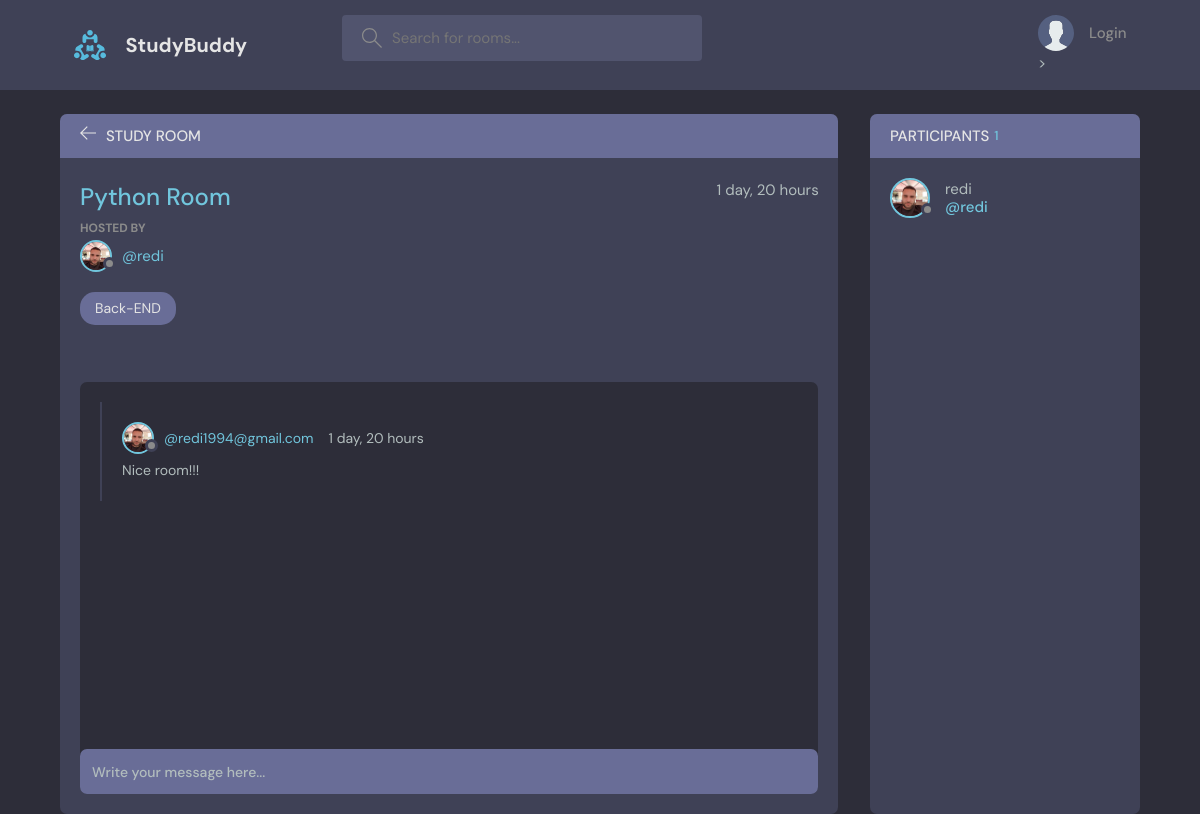
The app's page /room/1/, older data.
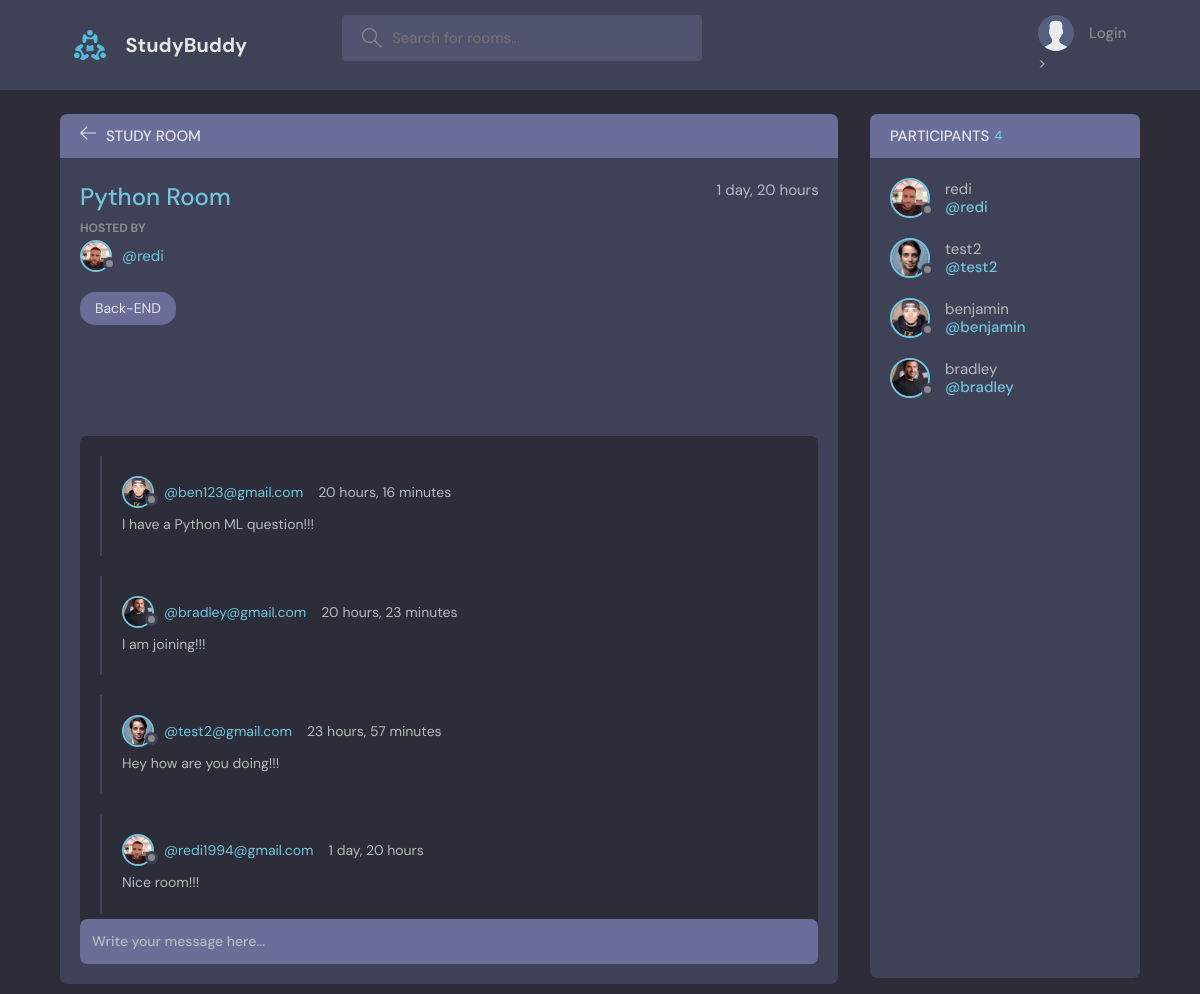
The same page, newer data.
### base/models.py (models this page shows, shortened)
class Room(models.Model):
    host = models.ForeignKey(User, on_delete=models.SET_NULL, null=True)
    topic = models.ForeignKey(Topic, on_delete=models.SET_NULL, null=True)
    name = models.CharField(max_length=200)
    description = models.TextField(null=True, blank=True)
    participants = models.ManyToManyField(User, related_name='participants', blank=True)
    updated = models.DateTimeField(auto_now=True)
    created = models.DateTimeField(auto_now_add=True)
    class Meta:
        ordering = ['-updated', '-created']

class User(AbstractUser):
    name = models.CharField(max_length=200, null=True)
    email = models.EmailField(unique=True, null=True)
    bio = models.TextField(null=True)
    avatar = models.ImageField(null=True, default="avatar.svg")
    USERNAME_FIELD = 'email'
    REQUIRED_FIELDS = []

class Topic(models.Model):
    name = models.CharField(max_length=200)
    def __str__(self):
        return self.name

class Message(models.Model):
    user = models.ForeignKey(User, on_delete=models.CASCADE)
    room = models.ForeignKey(Room, on_delete=models.CASCADE)
    body = models.TextField()
    updated = models.DateTimeField(auto_now=True)
    created = models.DateTimeField(auto_now_add=True)
    class Meta:
        ordering = ['-updated', '-created']

### base/views.py (the view, shortened to what this page needs)
# urls.py: path('room/<str:pk>/', views.room, name="room"),
def room(request, pk):
    room = Room.objects.get(id=pk)
    room_messages = room.message_set.all().order_by('-created')
    participants = room.participants.all()
    context = {'room': room, 'room_messages': room_messages, 'participants': participants}
    return render(request, 'base/room.html', context)

### base/templates/base/room.html (shortened to what this page needs)
{% extends 'base/main.html'%}
{% block content %}
    <main class="profile-page layout layout--2">
      <div class="container">
        <div class="room">
          <div class="room__top">
            <div class="room__topLeft">
              <a href="{% url 'home' %}">
                <svg version="1.1" xmlns="http://www.w3.org/2000/svg" width="32" height="32" viewBox="0 0 32 32">
                  <title>arrow-left</title>
                  <path
                    d="M13.723 2.286l-13.723 13.714 13.719 13.714 1.616-1.611-10.96-10.96h27.625v-2.286h-27.625l10.965-10.965-1.616-1.607z"
                  ></path>
                </svg>
              </a>
              <h3>Study Room</h3>
            </div>
          </div>
          <div class="room__box scroll">
            <div class="room__header scroll">
              <div class="room__info">
                <h3>{{ room.name }}</h3>
                <span>{{ room.created|timesince }}</span>
              </div>
              <div class="room__hosted">
                <p>Hosted By</p>
                <a href="{% url 'user-profile' room.host.id %}" class="room__author">
                  <div class="avatar avatar--small">
                    <img src="{{ room.host.avatar.url }}" />
                  </div>
                  <span>@{{ room.host.username }}</span>
                </a>
              </div>
              <span class="room__topics">{{ room.topic }}</span>
            </div>
            <div class="room__conversation">
              <div class="threads scroll">
                {% for message in room_messages %}
                <div class="thread">
                  <div class="thread__top">
                    <div class="thread__author">
                      <a href="{% url 'user-profile' message.user.id%}" class="thread__authorInfo">
                        <div class="avatar avatar--small">
                          <img src="{{ message.user.avatar.url }}" />
                        </div>
                        <span>@{{ message.user }}</span>
                      </a>
                      <span class="thread__date">{{ message.created|timesince }}</span>
                    </div>
                  </div>
                  <div class="thread__details">
                    {{ message.body }}
                  </div>
                </div>
                {% endfor %}
              </div>
            </div>
          </div>
          <div class="room__message">
            <form action="" method="POST">
                <input name="body" placeholder="Write your message here..." /></form>
          </div>
        </div>
        <div class="participants">
          <h3 class="participants__top">Participants <span>{{ participants.count }}</span></h3>
          <div class="participants__list scroll">
            {% for user in participants %}
            <a href="{% url 'user-profile' user.id %}" class="participant">
              <div class="avatar avatar--medium">
                <img src="{{ user.avatar.url }}" />
              </div>
              <p>
                  {{ user.username }}
                  <span>@{{ user.username }}</span>
              </p>
            </a>
            {% endfor %}
          </div>
        </div>
      </div>
    </main>
{% endblock content %}

### base/templates/base/main.html (shortened to what this page needs)
<!DOCTYPE html>
{% load static %}
<html lang="en">
  <head>
    <link rel="stylesheet" href="{% static 'styles/style.css' %}" />
  </head>
  <body>
    {% include 'base/navbar.html' %}
    {% block content %}
    {% endblock %}
  </body>
</html>

### base/templates/base/navbar.html (shortened to what this page needs)
{% load static %}
<header class="header header--loggedIn">
    <div class="container">
      <a href="{% url 'home' %}" class="header__logo">
        <img src="{% static 'images/logo.svg' %}" />
        <h1>StudyBuddy</h1>
      </a>
      <form class="header__search" method="GET" action="{% url 'home' %}">
        <label>
          <input name="q" placeholder="Search for rooms..." />
        </label>
      </form>
      <nav class="header__menu">
        {% if request.user.is_authenticated %}
        <div class="header__user">
          <a href="{% url 'update-user' %}">
            <div class="avatar avatar--medium active">
              <img src="{{ request.user.avatar.url }}" />
            </div>
            <p>{{ request.user.username }}<span>@{{ request.user.username }}</span></p>
          </a>
          <button class="dropdown-button">
            <svg version="1.1" xmlns="http://www.w3.org/2000/svg" width="32" height="32" viewBox="0 0 32 32">
              <title>chevron-down</title>
              <path d="M16 21l-13-13h-3l16 16 16-16h-3l-13 13z"></path>
            </svg>
          </button>
        </div>
        {% else  %}
        <a href="{% url 'login' %}">
          <img src="{% static 'images/avatar.svg' %}" />
          <p>Login</p>
        </a>>
        {% endif %}
      </nav>
    </div>
  </header>

Row changes from the older to the newer data that the page shows:
added Message: user.avatar (picture), user "ben123@gmail.com", created "20 hours, 16 minutes", body "I have a Python ML question!!!"
added Message: user.avatar (picture), user "bradley@gmail.com", created "20 hours, 23 minutes", body "I am joining!!!"
added Message: user.avatar (picture), user "test2@gmail.com", created "23 hours, 57 minutes", body "Hey how are you doing!!!"
added User: avatar (picture), username "test2"
added User: avatar (picture), username "benjamin"
added User: avatar (picture), username "bradley"
Text that changed along with them:
{{ participants.count }}: "1" → "4"
